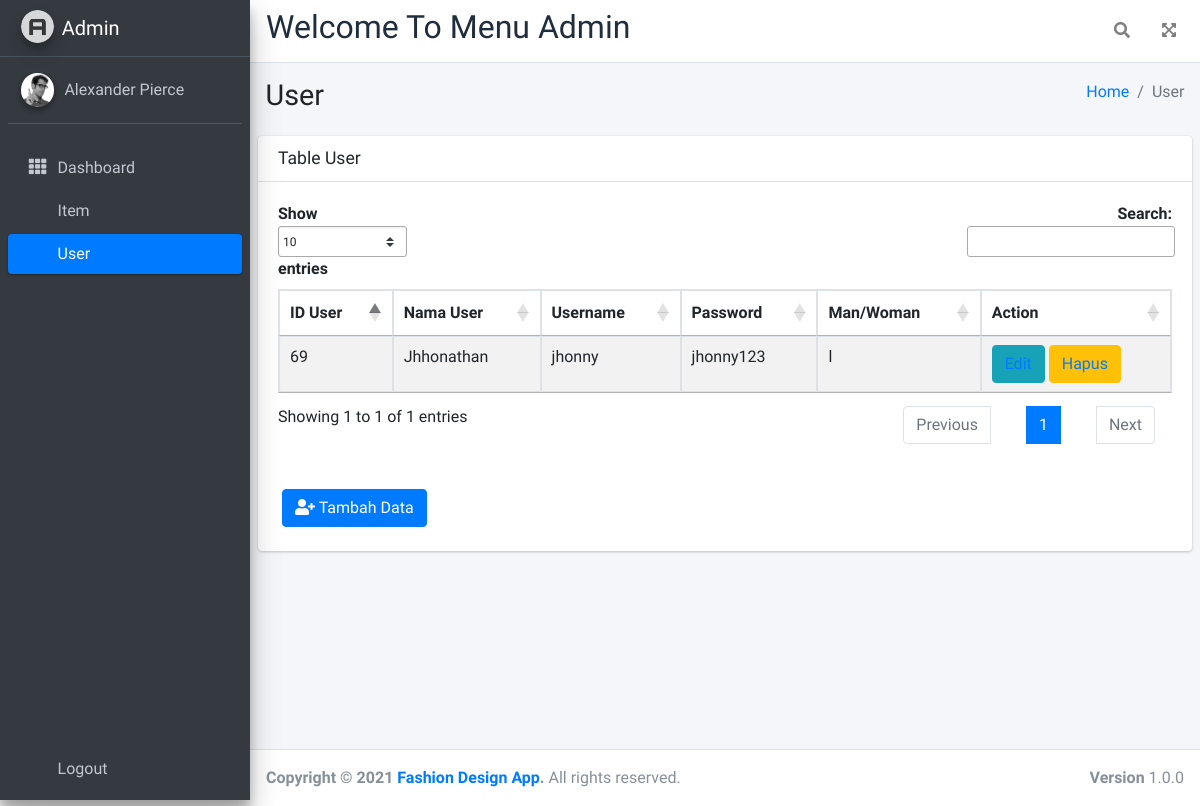
/pages/admin/user/user.php, run on the app's committed database.
### tables this page shows
CREATE TABLE USER (
    id_user  INTEGER NOT NULL,
    nama     VARCHAR(30) NOT NULL,
    username VARCHAR(30) NOT NULL,
    password VARCHAR(60) NOT NULL,
    gender   CHAR(1) NOT NULL
);

### pages/admin/user/user.php (the view, shortened to what this page needs)
<?php
require_once("koneksi.php");
?>
<!DOCTYPE html>
<html lang="en">
<head>
    <link rel="stylesheet" href="plugins/fontawesome-free/css/all.min.css">
    <link rel="stylesheet" href="https://code.ionicframework.com/ionicons/2.0.1/css/ionicons.min.css" />
    <link rel="stylesheet" href="./plugins/fontawesome-free/css/all.min.css">
    <link rel="stylesheet" href="./dist/css/adminlte.min.css">
    <link rel="stylesheet" href="https://cdn.datatables.net/1.11.3/css/jquery.dataTables.min.css">
</head>
<body class="hold-transition sidebar-mini layout-fixed">
    <div class="wrapper">
        <nav class="main-header navbar navbar-expand navbar-white navbar-light">
            <ul class="navbar-nav ml-2">
                <h2>Welcome To Menu Admin</h2>
            </ul>
            <ul class="navbar-nav ml-auto">
                <li class="nav-item">
                    <a class="nav-link" data-widget="navbar-search" href="#" role="button">
                        <i class="fas fa-search"></i>
                    </a>
                </li>
                <li class="nav-item">
                    <a class="nav-link" data-widget="fullscreen" href="#" role="button">
                        <i class="fas fa-expand-arrows-alt"></i>
                    </a>
                </li>
            </ul>
        </nav>
        <aside class="main-sidebar sidebar-dark-primary elevation-4">
            <a href="index3.html" class="brand-link">
                <img src="dist/img/AdminLTELogo.png" alt="AdminLTE Logo" class="brand-image img-circle elevation-3" style="opacity: .8">
                <span class="brand-text font-weight-light">Admin</span>
            </a>
            <div class="sidebar d-flex flex-column">
                <div class="user-panel mt-3 pb-3 mb-3 d-flex">
                    <div class="image">
                        <img src="dist/img/user2-160x160.jpg" class="img-circle elevation-2" alt="User Image">
                    </div>
                    <div class="info">
                        <a href="#" class="d-block">Alexander Pierce</a>
                    </div>
                </div>
                <nav class="mt-2 navibar d-flex flex-grow-1 flex-column">
                    <ul class="nav nav-pills nav-sidebar flex-column h-100" data-widget="treeview" role="menu" data-accordion="false">
                        <li class="nav-item">
                            <a href="admin.html" class="nav-link">
                                <i class="nav-icon fas fa-th"></i>
                                <p>
                                    Dashboard
                                </p>
                            </a>
                        </li>
                        <li class="nav-item">
                            <a href="./item.html" class="nav-link">
                                <p>
                                    Item
                                </p>
                            </a>
                        </li>
                        <li class="nav-item">
                            <a href="#" class="nav-link active">
                                <p>
                                    User
                                </p>
                            </a>
                        </li>
                    </ul>
                    <ul class="nav nav-pills nav-sidebar flex-column flex-end mb-2">
                        <li class="nav-item">
                            <a href="#" class="nav-link ">
                                <p>
                                    Logout
                                </p>
                            </a>
                        </li>
                    </ul>
                </nav>
            </div>
        </aside>
        <div class="content-wrapper">
            <div class="content-header">
                <div class="container-fluid">
                    <div class="row mb-2">
                        <div class="col-sm-6">
                            <h1 class="m-0">User</h1>
                        </div>
                        <div class="col-sm-6">
                            <ol class="breadcrumb float-sm-right">
                                <li class="breadcrumb-item"><a href="#">Home</a></li>
                                <li class="breadcrumb-item active">User</li>
                            </ol>
                        </div>
                    </div>
                </div>
            </div>
            <section class="content">
                <div class="card">
                    <div class="card-header">
                        <h3 class="card-title">Table User</h3>
                    </div>
                <?php
                $stmt = $pdo_conn->prepare("SELECT * FROM user ORDER BY id_user ASC");
                $stmt->execute();
                $result = $stmt->fetchAll();
                ?>
                    <div class="card-body">
                        <table id="example2" class="table table-bordered table-striped">
                            <thead>
                                <tr>
                                    <th>ID User</th>
                                    <th>Nama User</th>
                                    <th>Username</th>
                                    <th>Password</th>
                                    <th>Man/Woman</th>
                                    <th>Action</th>
                                </tr>
                            </thead>
                            <tbody>
                            <?php
                             if (!empty($result)) {
                                foreach ($result as $row) {
                            ?>
                                <tr>
                                    <td>
                                    <?php echo $row["id_user"]; ?>
                                    </td>
                                    <td>
                                    <?php echo $row["nama"]; ?>
                                    </td>
                                    <td>
                                    <?php echo $row["username"]; ?>
                                    </td>
                                    <td>
                                    <?php echo $row["password"]; ?>
                                    </td>
                                    <td>
                                    <?php echo $row["gender"]; ?>
                                    </td>
                                    <td>
                                        <button type="button" class="btn btn-info ion-edit" data-toggle="modal" data-target="#edit2">
                                        <a  href="edit_user_form.php?id_user=<?php echo $row['id_user'] ?>">
                                            Edit</a></button>
                                        <button type="button" class="btn btn-warning ion-android-delete" data-toggle="modal" data-target="#delete2">
                                            <a href='delete.php?id_user=<?php echo $row['id_user'] ?>'>Hapus</a>
                                        </button>
                                    </td>
                                </tr>
                                    <?php
                                    }
                                 }
                                ?>
                        </table>
                    </div>
                    <div class="form-group d-flex align-items-center justify-content-between mb-4 ml-4">
                        <a class="btn btn-primary" href="./tambah_user_form.php"><i class="fas fa-user-plus"></i> Tambah
                            Data</a>
                    </div>
                </div>
            </section>
        </div>
        <footer class="main-footer">
            <strong>Copyright &copy; 2021
                <a href="#">Fashion Design App</a>.</strong> All rights reserved.
            <div class="float-right d-none d-sm-inline-block">
                <b>Version</b> 1.0.0
            </div>
        </footer>
    </div>
</body>
</html>

### data on the page
user: id_user "69", nama "Jhhonathan", username "jhonny", password "jhonny123", gender "l"
